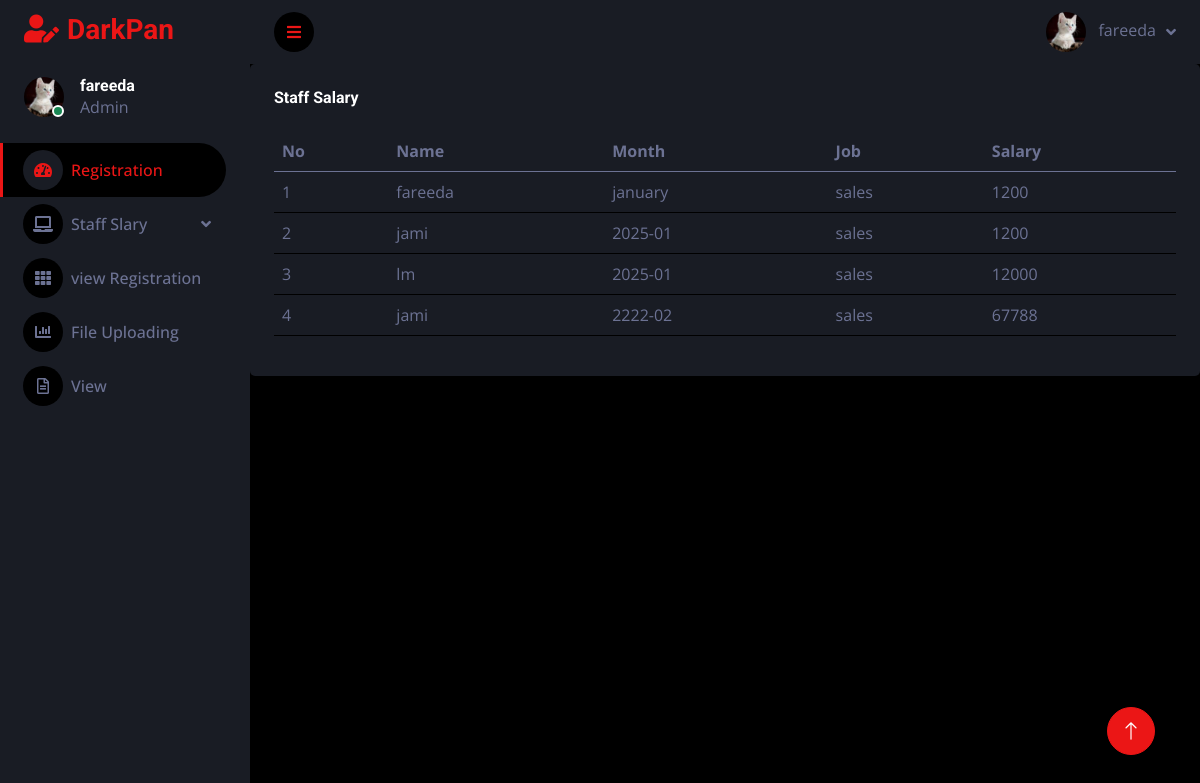
The page /salary_view.php (signed in) on the database its author committed.
### tables this page shows
CREATE TABLE `salary` (
  `sid` int(100) NOT NULL,
  `rid` int(100) NOT NULL,
  `month` varchar(100) NOT NULL,
  `salary` int(100) NOT NULL,
  `job` varchar(100) NOT NULL
);

CREATE TABLE `register` (
  `rid` int(100) NOT NULL,
  `name` varchar(100) NOT NULL,
  `dob` varchar(100) NOT NULL,
  `gender` varchar(100) NOT NULL,
  `status` varchar(100) NOT NULL
);

### salary_view.php (the view, shortened to what this page needs)
<?php
include 'connection.php';
$data=mysqli_query($con,"SELECT * FROM register INNER JOIN salary ON register.rid=salary.rid ");
?>
<!DOCTYPE html>
<html lang="en">
<head>
    <link href="https://cdnjs.cloudflare.com/ajax/libs/font-awesome/5.10.0/css/all.min.css" rel="stylesheet">
    <link href="https://cdn.jsdelivr.net/npm/bootstrap-icons@1.4.1/font/bootstrap-icons.css" rel="stylesheet">
    <link href="lib/owlcarousel/assets/owl.carousel.min.css" rel="stylesheet">
    <link href="lib/tempusdominus/css/tempusdominus-bootstrap-4.min.css" rel="stylesheet" />
    <link href="css/bootstrap.min.css" rel="stylesheet">
    <link href="css/style.css" rel="stylesheet">
</head>
<body>
    <div class="container-fluid position-relative d-flex p-0">
        <?php
        include 'sidebar.php';
        ?>
        <div class="content">
 <?php
 include 'navbar.php';
 ?>
            <div class="col-12">
                        <div class="bg-secondary rounded h-100 p-4">
                            <h6 class="mb-4">Staff Salary</h6>
                            <div class="table-responsive">
                                <table class="table">
                                    <thead>
                                        <tr>
                                            <th scope="col">No</th>
                                            <th scope="col">Name</th>
                                            <th scope="col">Month</th>
                                            <th scope="col">Job</th>
                                            <th scope="col">Salary</th>
                                        </tr>
                                    </thead>
                                    <tbody>
                                        <tr>
                                            <?php
                                            while($row=mysqli_fetch_assoc($data)){
                                            ?>
                                            <td><?php echo $row['sid'];?></td>
                                            <td><?php echo $row['name'];?></td>
                                            <td><?php echo $row['month'];?></td>
                                            <td><?php echo $row['job'];?></td>
                                            <td><?php echo $row['salary'];?></td>
                                        </tr>
                                        <?php
                                            }
                                        ?>
                                    </tbody>
                                </table>
                            </div>
                        </div>
                    </div>
            </div>
        </div>
        <a href="#" class="btn btn-lg btn-primary btn-lg-square back-to-top"><i class="bi bi-arrow-up"></i></a>
</body>
</html>

### css/style.css (style rules this page uses)
:root { --primary: #EB1616; --secondary: #191C24; --light: #6C7293; --dark: #000000; }
.back-to-top { position: fixed; display: none; right: 45px; bottom: 45px; z-index: 99; }
.btn { transition: .5s; }
.btn-lg-square { width: 48px; height: 48px; }
.btn-square, .btn-sm-square, .btn-lg-square { padding: 0; display: inline-flex; align-items: center; justify-content: center; font-weight: normal; border-radius: 50px; }
.content { margin-left: 250px; min-height: 100vh; background: var(--dark); transition: 0.5s; }
@media (min-width: 992px) { .content { width: calc(100% - 250px); } }

### rows shown on the page
salary: sid "1", rid.name "fareeda", month "january", job "sales", salary "1200"
salary: sid "2", rid.name "jami", month "2025-01", job "sales", salary "1200"
salary: sid "3", rid.name "lm", month "2025-01", job "sales", salary "12000"
salary: sid "4", rid.name "jami", month "2222-02", job "sales", salary "67788"

### other values the page prints
$name "fareeda"
